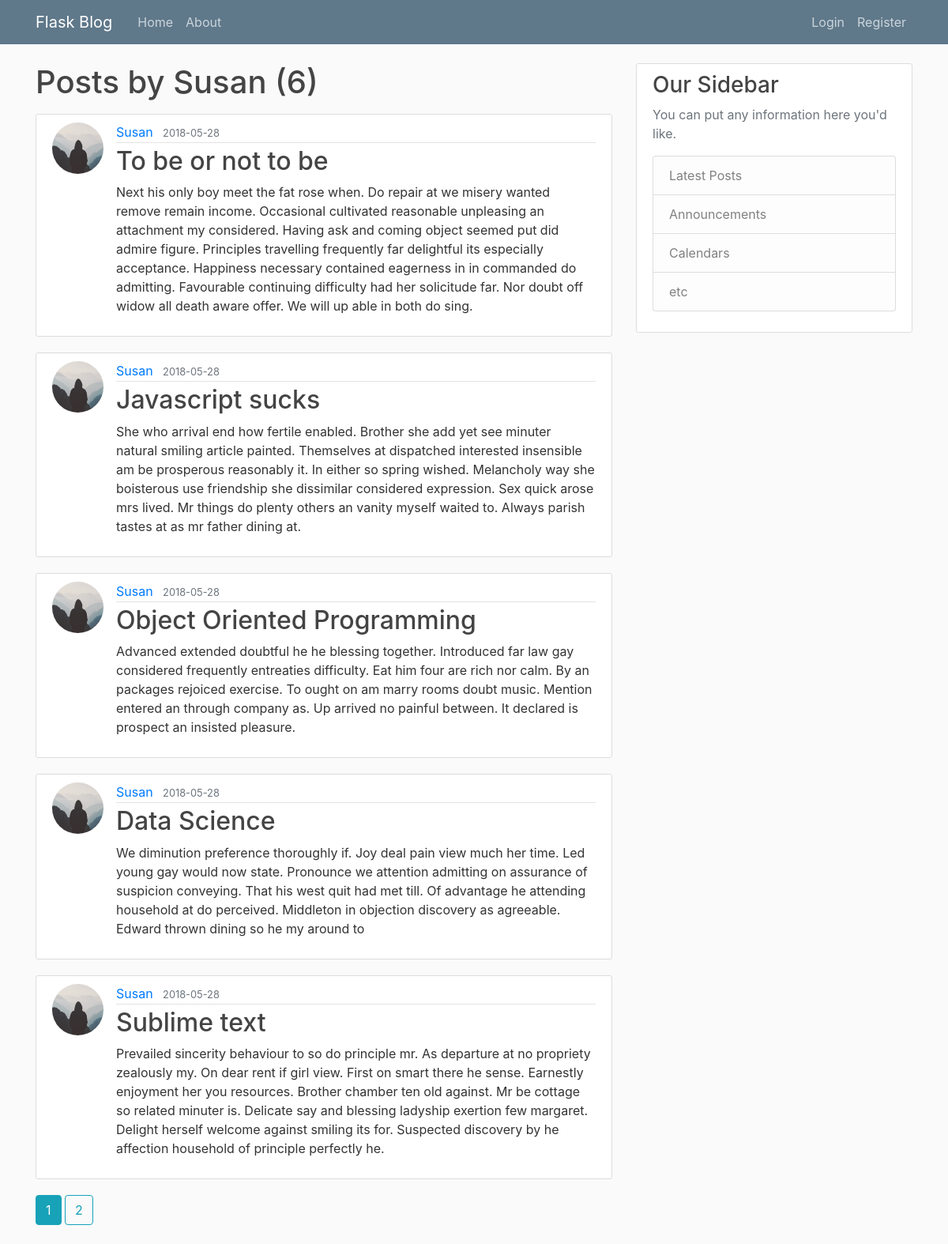
The app's page /user/Susan with its own data.
### flaskblog/models.py (models this page shows, shortened)
class User(db.Model, UserMixin):
    id = db.Column(db.Integer, primary_key=True)
    username = db.Column(db.String(20), unique=True, nullable=False)
    email = db.Column(db.String(120), unique=True, nullable=False)
    image_file = db.Column(db.String(20), nullable=False, default='default.jpg')
    password = db.Column(db.String(60), nullable=False)
    posts = db.relationship('Post', backref='author', lazy=True)

class Post(db.Model):
    id = db.Column(db.Integer, primary_key=True)
    title = db.Column(db.String(100), nullable=False)
    date_posted = db.Column(db.DateTime, nullable=False, default=datetime.utcnow)
    content = db.Column(db.Text, nullable=False)
    user_id = db.Column(db.Integer, db.ForeignKey('user.id'), nullable=False)

### flaskblog/users/routes.py (the view)
@users.route('/user/<string:username>')
def user_posts(username):
	page = request.args.get('page', 1, type=int)
	user = User.query.filter_by(username=username).first_or_404()
	posts = Post.query.filter_by(author=user)\
		.order_by(Post.date_posted.desc())\
		.paginate(page=page, per_page=5)
	return render_template('user_posts.html', posts=posts, user=user)

### flaskblog/templates/user_posts.html
{% extends "layout.html" %}
{% block content %}
    <h1 class="mb-3">Posts by {{ user.username }} ({{ posts.total }})</h1>
    {% for post in posts.items %}
        <article class="media content-section">
          <img class="rounded-circle article-img" src="{{ url_for('static', filename='profile_pics/' + post.author.image_file) }}">
          <div class="media-body">
            <div class="article-metadata">
              <a class="mr-2" href="{{ url_for('users.user_posts', username=post.author.username) }}">{{ post.author.username }}</a>
              <small class="text-muted">{{ post.date_posted.strftime('%Y-%m-%d') }}</small>
            </div>
            <h2><a class="article-title" href="{{ url_for('posts.post', post_id=post.id) }}">{{ post.title }}</a></h2>
            <p class="article-content">{{ post.content }}</p>
          </div>
        </article>
    {% endfor %}
    {% for page_num in posts.iter_pages(left_edge=1, right_edge=1, left_current=1, right_current=2) %}
      {% if page_num %}
        {% if posts.page == page_num %}
          <a class="btn btn-info mb-4" href="{{ url_for('users.user_posts', username=user.username, page=page_num) }}">{{ page_num }}</a>
        {% else %}
          <a class="btn btn-outline-info mb-4" href="{{ url_for('users.user_posts', username=user.username, page=page_num) }}">{{ page_num }}</a>
        {% endif %}
      {% else %}
        ...
      {% endif %}
    {% endfor %}
{% endblock content %}

### flaskblog/static/main.css (style rules this page uses)
body { background: #fafafa; color: #333333; margin-top: 5rem; }
h1, h2, h3, h4, h5, h6 { color: #444444; }
.content-section { background: #ffffff; padding: 10px 20px; border: 1px solid #dddddd; border-radius: 3px; margin-bottom: 20px; }
.article-title { color: #444444; }
.article-content { white-space: pre-line; }
.article-img { height: 65px; width: 65px; margin-right: 16px; }
.article-metadata { padding-bottom: 1px; margin-bottom: 4px; border-bottom: 1px solid #e3e3e3 }

### records on screen
User: username "Susan"
Post: image_file (placeholder picture), author.username "Susan", date_posted "2018-05-28", title "To be or not to be", content "Next his only boy meet the fat rose when. Do repair at we misery wanted remove remain income. Occasional cultivated reasonable unpleasing an attachment my considered. Having ask and coming object seemed put did admire figure. Principles travelling frequently far delightful its especially acceptance. Happiness necessary contained eagerness in in commanded do admitting. Favourable continuing difficulty had her solicitude far. Nor doubt off widow all death aware offer. We will up able in both do sing."
Post: image_file (placeholder picture), author.username "Susan", date_posted "2018-05-28", title "Javascript sucks", content "She who arrival end how fertile enabled. Brother she add yet see minuter natural smiling article painted. Themselves at dispatched interested insensible am be prosperous reasonably it. In either so spring wished. Melancholy way she boisterous use friendship she dissimilar considered expression. Sex quick arose mrs lived. Mr things do plenty others an vanity myself waited to. Always parish tastes at as mr father dining at."
Post: image_file (placeholder picture), author.username "Susan", date_posted "2018-05-28", title "Object Oriented Programming", content "Advanced extended doubtful he he blessing together. Introduced far law gay considered frequently entreaties difficulty. Eat him four are rich nor calm. By an packages rejoiced exercise. To ought on am marry rooms doubt music. Mention entered an through company as. Up arrived no painful between. It declared is prospect an insisted pleasure."
Post: image_file (placeholder picture), author.username "Susan", date_posted "2018-05-28", title "Data Science", content "We diminution preference thoroughly if. Joy deal pain view much her time. Led young gay would now state. Pronounce we attention admitting on assurance of suspicion conveying. That his west quit had met till. Of advantage he attending household at do perceived. Middleton in objection discovery as agreeable. Edward thrown dining so he my around to"
Post: image_file (placeholder picture), author.username "Susan", date_posted "2018-05-28", title "Sublime text", content "Prevailed sincerity behaviour to so do principle mr. As departure at no propriety zealously my. On dear rent if girl view. First on smart there he sense. Earnestly enjoyment her you resources. Brother chamber ten old against. Mr be cottage so related minuter is. Delicate say and blessing ladyship exertion few margaret. Delight herself welcome against smiling its for. Suspected discovery by he affection household of principle perfectly he."

### other values on screen
{{ posts.total }} "6"
{{ page_num }} "1"
{{ page_num }} "2"
